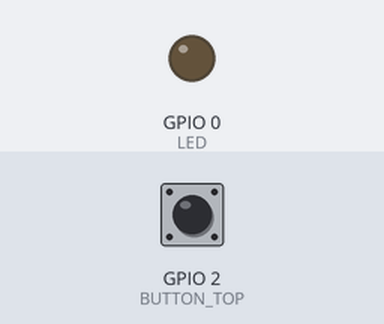
Simulated run of this program. Board: ESP8266 (Wemos D1 mini). On the bench: output pins drawn as LEDs (lit = HIGH). Inputs (shaded band) come from the test bench; at power-on: GPIO 2 (BUTTON_TOP) HIGH.

Above: at 1.2 s.
1.3 s: GPIO 2 (BUTTON_TOP) pulled LOW for 0.15 s
At 1.7 s:
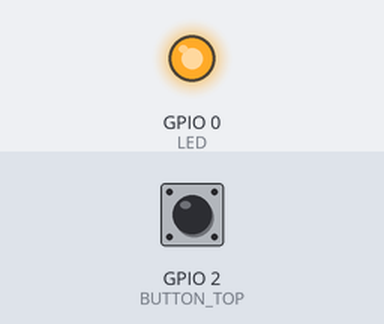
2.9 s: GPIO 2 (BUTTON_TOP) pulled LOW for 1 s
At 4.1 s:
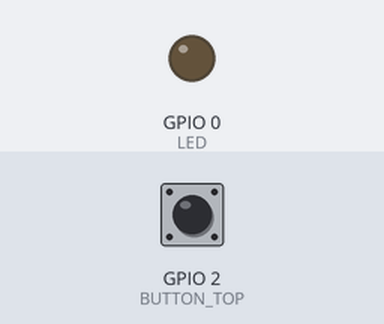
5.4 s: GPIO 2 (BUTTON_TOP) pulled LOW for 3.2 s
At 6.0 s:
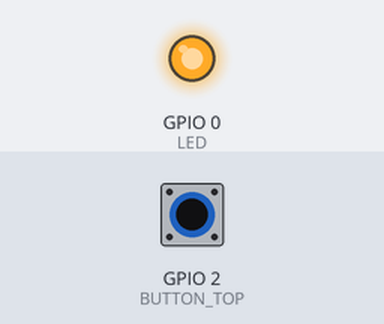
Timing chart, 0 to 8.4 s (numbered marks = the images above; inputs shaded):
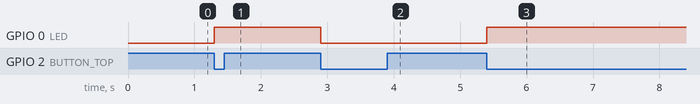

The program:

Main.cpp
```cpp
#include <Arduino.h>

#define LED 00 //D3
#define BUTTON_TOP 02 //D4
unsigned long lastDebounceTime = millis();
unsigned long deboundeDelay = 50;

bool previousButtonState;
bool ledState = LOW;
void setup()
{
  pinMode(LED, OUTPUT);
  pinMode(BUTTON_TOP, INPUT);
  previousButtonState = digitalRead(BUTTON_TOP);
  digitalWrite(LED, ledState);
}

void changeLed(){
  ledState = !ledState;
  digitalWrite(LED, ledState);
}

void loop(){
  bool buttonState =  digitalRead(BUTTON_TOP);

  if(lastDebounceTime - millis() > deboundeDelay){
    if(buttonState == LOW && buttonState != previousButtonState){
      changeLed();
    }
  }
  if(buttonState != previousButtonState)
  {
    lastDebounceTime = millis();
  }
  previousButtonState = buttonState;
}
```

Measured:
- after the input at 1.3 s, GPIO 0 (LED): LOW → HIGH at once
- after the input at 2.9 s, GPIO 0 (LED): HIGH → LOW at once
- after the input at 5.4 s, GPIO 0 (LED): LOW → HIGH at once
